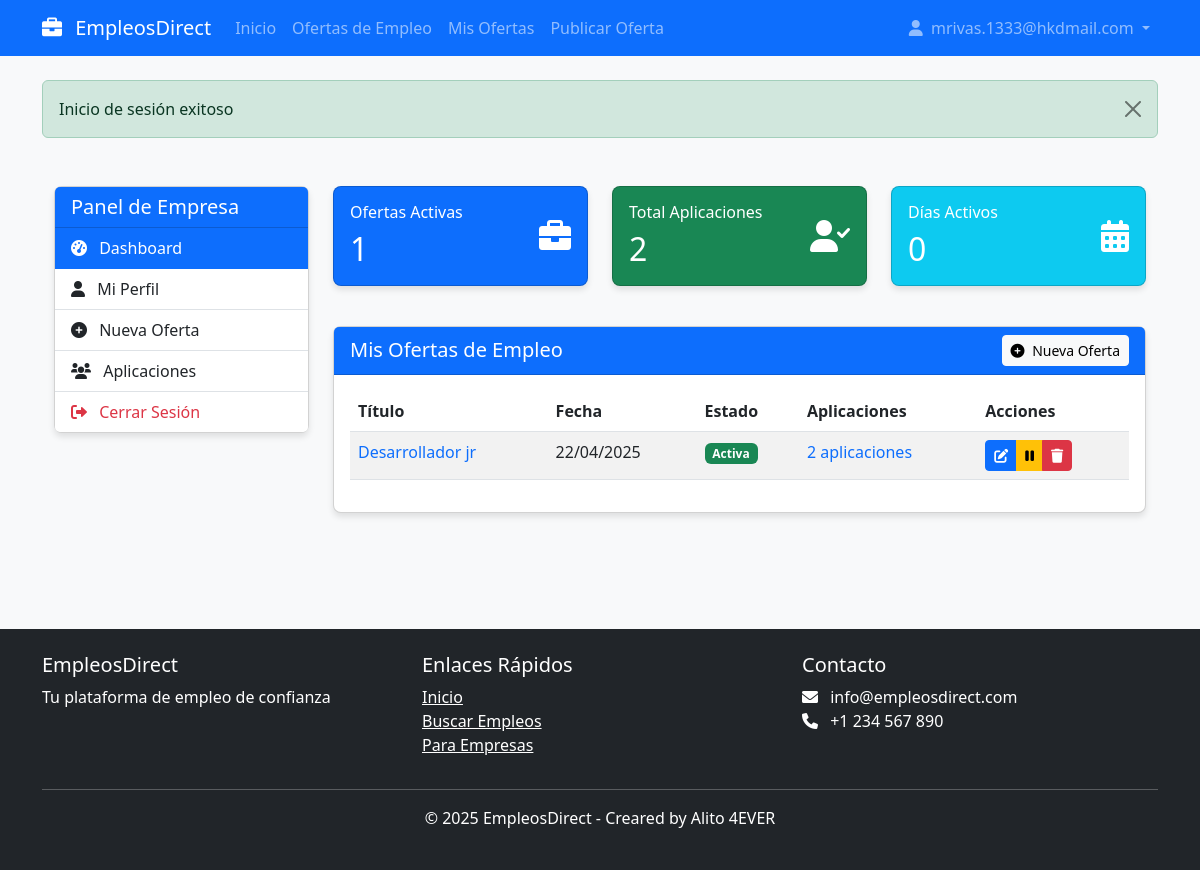
Page /empresas/index.php (signed in) on the committed database.
### tables this page shows
CREATE TABLE `ofertas` (
  `id` int(11) NOT NULL,
  `empresa_id` int(11) NOT NULL,
  `titulo` varchar(150) NOT NULL,
  `descripcion` text NOT NULL,
  `requisitos` text NOT NULL,
  `fecha_publicacion` timestamp NOT NULL DEFAULT current_timestamp(),
  `estado` enum('activa','cerrada') DEFAULT 'activa',
  `categoria_id` int(11) DEFAULT 1,
  `tipo_contrato` varchar(50) DEFAULT 'Tiempo completo',
  `ubicacion` varchar(100) DEFAULT '',
  `salario` varchar(100) DEFAULT '',
  `beneficios` text DEFAULT NULL
);

### includes/functions.php (called while the page is built, shortened)
<?php
function formatearFecha($fecha, $formato = 'd-m-Y H:i:s') {
    $timestamp = strtotime($fecha);
    return date($formato, $timestamp);
}
?>

### empresas/index.php (the view, shortened to what this page needs)
<?php
require_once '../includes/functions.php';
$usuario_id = $_SESSION['usuario_id'];
$conn = conectarDB();
$sql = "SELECT * FROM empresas WHERE usuario_id = ?";
$stmt = $conn->prepare($sql);
$stmt->bind_param("i", $usuario_id);
$stmt->execute();
$result = $stmt->get_result();
$empresa = $result->fetch_assoc();
$empresa_id = $empresa['id'];
$sql = "SELECT o.*,
        (SELECT COUNT(*) FROM aplicaciones WHERE oferta_id = o.id) as total_aplicaciones
        FROM ofertas o
        WHERE o.empresa_id = ?
        ORDER BY o.fecha_publicacion DESC";
$stmt = $conn->prepare($sql);
$stmt->bind_param("i", $empresa_id);
$stmt->execute();
$result = $stmt->get_result();
$ofertas = [];
while ($row = $result->fetch_assoc()) {
    $ofertas[] = $row;
}
include_once '../includes/header.php';
?>
<div class="container my-5">
    <div class="row">
        <div class="col-lg-3 mb-4">
            <div class="card">
                <div class="card-header bg-primary text-white">
                    <h5 class="mb-0">Panel de Empresa</h5>
                </div>
                <div class="list-group list-group-flush">
                    <a href="index.php" class="list-group-item list-group-item-action active">
                        <i class="fas fa-tachometer-alt me-2"></i> Dashboard
                    </a>
                    <a href="perfil.php" class="list-group-item list-group-item-action">
                        <i class="fas fa-user me-2"></i> Mi Perfil
                    </a>
                    <a href="crear-oferta.php" class="list-group-item list-group-item-action">
                        <i class="fas fa-plus-circle me-2"></i> Nueva Oferta
                    </a>
                    <a href="aplicaciones.php" class="list-group-item list-group-item-action">
                        <i class="fas fa-users me-2"></i> Aplicaciones
                    </a>
                    <a href="../logout.php" class="list-group-item list-group-item-action text-danger">
                        <i class="fas fa-sign-out-alt me-2"></i> Cerrar Sesión
                    </a>
                </div>
            </div>
        </div>
        <div class="col-lg-9">
            <div class="row mb-4">
                <div class="col-md-4">
                    <div class="card bg-primary text-white mb-3">
                        <div class="card-body d-flex justify-content-between align-items-center">
                            <div>
                                <h6 class="card-title">Ofertas Activas</h6>
                                <h2 class="mb-0">
                                    <?php
                                    $activas = 0;
                                    foreach ($ofertas as $oferta) {
                                        if (isset($oferta['estado']) && $oferta['estado'] == 'activa') {
                                            $activas++;
                                        }
                                    }
                                    echo $activas;
                                    ?>
                                </h2>
                            </div>
                            <i class="fas fa-briefcase fa-2x"></i>
                        </div>
                    </div>
                </div>
                <div class="col-md-4">
                    <div class="card bg-success text-white mb-3">
                        <div class="card-body d-flex justify-content-between align-items-center">
                            <div>
                                <h6 class="card-title">Total Aplicaciones</h6>
                                <h2 class="mb-0">
                                    <?php
                                    $total_aplicaciones = 0;
                                    foreach ($ofertas as $oferta) {
                                        $total_aplicaciones += $oferta['total_aplicaciones'];
                                    }
                                    echo $total_aplicaciones;
                                    ?>
                                </h2>
                            </div>
                            <i class="fas fa-user-check fa-2x"></i>
                        </div>
                    </div>
                </div>
                <div class="col-md-4">
                    <div class="card bg-info text-white mb-3">
                        <div class="card-body d-flex justify-content-between align-items-center">
                            <div>
                                <h6 class="card-title">Días Activos</h6>
                                <h2 class="mb-0">
                                    <?php
                                    $fecha_registro = isset($empresa['fecha_registro']) ? new DateTime($empresa['fecha_registro']) : new DateTime();
                                    $hoy = new DateTime();
                                    $intervalo = $fecha_registro->diff($hoy);
                                    echo $intervalo->days;
                                    ?>
                                </h2>
                            </div>
                            <i class="fas fa-calendar-alt fa-2x"></i>
                        </div>
                    </div>
                </div>
            </div>
            <div class="card">
                <div class="card-header bg-primary text-white d-flex justify-content-between align-items-center">
                    <h5 class="mb-0">Mis Ofertas de Empleo</h5>
                    <a href="crear-oferta.php" class="btn btn-light btn-sm">
                        <i class="fas fa-plus-circle me-1"></i> Nueva Oferta
                    </a>
                </div>
                <div class="card-body">
                    <?php if (count($ofertas) > 0): ?>
                        <div class="table-responsive">
                            <table class="table table-striped">
                                <thead>
                                    <tr>
                                        <th>Título</th>
                                        <th>Fecha</th>
                                        <th>Estado</th>
                                        <th>Aplicaciones</th>
                                        <th>Acciones</th>
                                    </tr>
                                </thead>
                                <tbody>
                                    <?php foreach ($ofertas as $oferta): ?>
                                        <tr>
                                            <td>
                                                <a href="../empresas/detalle-oferta.php?id=<?php echo $oferta['id']; ?>" class="text-decoration-none">
                                                    <?php echo $oferta['titulo']; ?>
                                                </a>
                                            </td>
                                            <td><?php echo formatearFecha($oferta['fecha_publicacion'], 'd/m/Y'); ?></td>
                                            <td>
                                                <?php if (isset($oferta['estado'])): ?>
                                                    <?php if ($oferta['estado'] == 'activa'): ?>
                                                        <span class="badge bg-success">Activa</span>
                                                    <?php elseif ($oferta['estado'] == 'inactiva'): ?>
                                                        <span class="badge bg-secondary">Inactiva</span>
                                                    <?php elseif ($oferta['estado'] == 'cerrada'): ?>
                                                        <span class="badge bg-danger">Cerrada</span>
                                                    <?php endif; ?>
                                                <?php else: ?>
                                                    <span class="badge bg-success">Activa</span>
                                                <?php endif; ?>
                                            </td>
                                            <td>
                                                <a href="aplicaciones.php?oferta_id=<?php echo $oferta['id']; ?>" class="text-decoration-none">
                                                    <?php echo $oferta['total_aplicaciones']; ?> aplicaciones
                                                </a>
                                            </td>
                                            <td>
                                                <div class="btn-group btn-group-sm">
                                                    <a href="editar-oferta.php?id=<?php echo $oferta['id']; ?>" class="btn btn-primary">
                                                        <i class="fas fa-edit"></i>
                                                    </a>
                                                    <?php if (isset($oferta['estado']) && $oferta['estado'] == 'activa'): ?>
                                                        <a href="cambiar-estado.php?id=<?php echo $oferta['id']; ?>&estado=inactiva" class="btn btn-warning">
                                                            <i class="fas fa-pause"></i>
                                                        </a>
                                                    <?php elseif (isset($oferta['estado']) && $oferta['estado'] == 'inactiva'): ?>
                                                        <a href="cambiar-estado.php?id=<?php echo $oferta['id']; ?>&estado=activa" class="btn btn-success">
                                                            <i class="fas fa-play"></i>
                                                        </a>
                                                    <?php endif; ?>
                                                    <a href="eliminar-oferta.php?id=<?php echo $oferta['id']; ?>" class="btn btn-danger" onclick="return confirm('¿Estás seguro de que deseas eliminar esta oferta?')">
                                                        <i class="fas fa-trash"></i>
                                                    </a>
                                                </div>
                                            </td>
                                        </tr>
                                    <?php endforeach; ?>
                                </tbody>
                            </table>
                        </div>
                    <?php endif; ?>
                </div>
            </div>
        </div>
    </div>
</div>
<?php include_once '../includes/footer.php'; ?>

### assets/css/styles.css (style rules this page uses)
body { min-height: 100vh; display: flex; flex-direction: column; background-color: #f8f9fa; }
.container { flex: 1; }
.card { border-radius: 8px; box-shadow: 0 4px 6px rgba(0, 0, 0, 0.1); transition: transform 0.3s ease, box-shadow 0.3s ease; margin-bottom: 20px; }
.card-header { font-weight: bold; background-color: #f8f9fa; }

### rows in the picture
ofertas: titulo "Desarrollador jr", fecha_publicacion "22/04/2025", estado "Activa", total_aplicaciones "2"

### other values in the picture
sanitizarHTML($_SESSION['email']) "mrivas.1333@hkdmail.com"
$notificacion['mensaje'] "Inicio de sesión exitoso"
$activas "1"
$total_aplicaciones "2"
